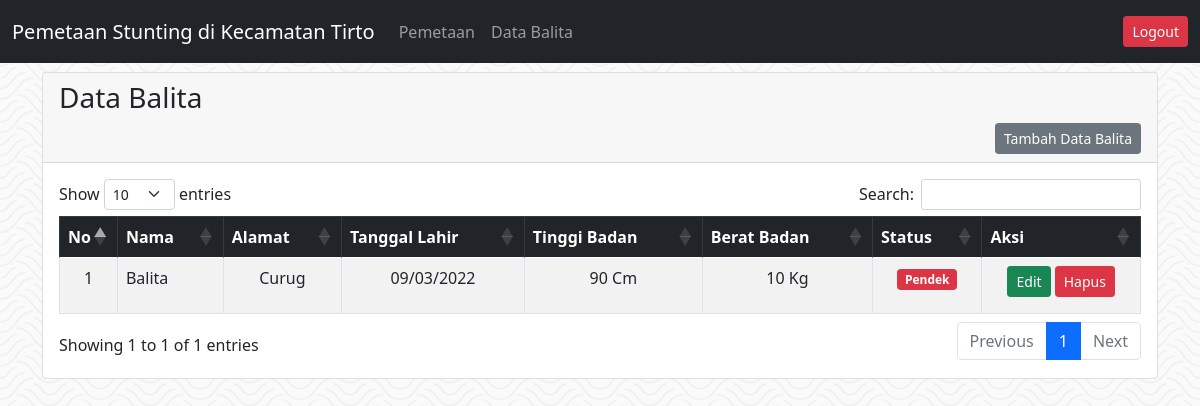
Screenshot of /data-balita/data.php (signed in) with the database file from the repository.
### tables this page shows
CREATE TABLE `tb_balita` (
  `id_balita` int(11) NOT NULL,
  `nama` varchar(50) DEFAULT NULL,
  `id_desa` int(11) DEFAULT NULL,
  `tgl_lahir` date DEFAULT NULL,
  `id_kategori` int(11) DEFAULT NULL,
  `tg_badan` varchar(100) DEFAULT NULL,
  `br_badan` varchar(50) DEFAULT NULL
);

CREATE TABLE `tb_desa` (
  `id_desa` int(11) NOT NULL,
  `nama_desa` varchar(125) DEFAULT NULL,
  `geojson` longtext DEFAULT NULL
);

### _koneksi/koneksi.php (called while the page is built, shortened)
<?php
function base_url($url = null)
{
    $base_url = "http://localhost/gis_stunting_native_new";
    if ($url != null) {
        return $base_url . "/" . $url;
    } else {
        return $base_url . "/";
    }
}
function tgl_indo($tgl)
{
    $tanggal = substr($tgl, 8, 2);
    $bulan = substr($tgl, 5, 2);
    $tahun = substr($tgl, 0, 4);
    return $tanggal . "/" . $bulan . "/" . $tahun;
}

### data-balita/data.php (the view, shortened to what this page needs)
<?php
    include_once('../_header.php');
    $sql_balita = mysqli_query($con, "SELECT tb_balita.*, tb_desa.nama_desa
                        FROM tb_balita,tb_desa
                        WHERE tb_balita.id_desa=tb_desa.id_desa
                        ORDER BY tb_balita.id_balita DESC") or die(mysqli_error($con));
?>
<div class="container">
    <div class="card">
        <div class="card-header">
            <h3>Data Balita</h3>
            <div class="d-grid gap-2 d-md-flex justify-content-md-end">
                <a href="<?= base_url('data-balita/tambah.php') ?>" class="btn btn-secondary btn-sm ">Tambah Data Balita</a>
            </div>
        </div>
        <div class="card-body">
            <table id="tabel-balita" class="table table-bordered table-responsive table-striped" style="width:100%">
                <thead class="text-center table-dark">
                    <tr>
                        <th width="15">No</th>
                        <th>Nama</th>
                        <th>Alamat</th>
                        <th>Tanggal Lahir</th>
                        <th>Tinggi Badan</th>
                        <th>Berat Badan</th>
                        <th>Status</th>
                        <th>Aksi</th>
                    </tr>
                </thead>
                <tbody>
                    <?php $i = 1;
                            while ($data = mysqli_fetch_array($sql_balita)) { ?>
                        <tr>
                            <td class="text-center"><?= $i ?></td>
                            <td><?= $data['nama'] ?></td>
                            <td class="text-center"><?= $data['nama_desa'] ?></td>
                            <td class="text-center"><?= tgl_indo($data['tgl_lahir']) ?></td>
                            <td class="text-center">
                                <?php if($data['tg_badan'] == null)  { ?>
                                    Belum di ukur
                                <?php }else{  ?>
                                    <?= $data['tg_badan'] ?> Cm
                                <?php } ?>
                            </td>
                            <td class="text-center">
                                <?php if($data['br_badan'] == null)  { ?>
                                    Belum di ukur
                                <?php }else{  ?>
                                    <?= $data['br_badan'] ?> Kg
                                <?php } ?>
                            </td>
                            <td class="text-center">
                                <?php if($data['id_kategori'] == null) { ?>
                                    <span class="text-dark"><strong>Belum diperiksa</strong></span>
                                    <?php }else{ ?>
                                    <?php if($data['id_kategori'] == 1) { ?>
                                        <span class="badge bg-danger">Sangat Pendek</span>
                                    <?php }else if($data['id_kategori'] == 2) {  ?>
                                        <span class="badge bg-danger">Pendek</span>
                                    <?php }else if($data['id_kategori'] == 3) { ?>
                                        <span class="badge bg-success">Normal</span>
                                    <?php }else if($data['id_kategori'] == 4) { ?>
                                        <span class="badge bg-success">Tinggi</span>
                                    <?php } ?>
                                <?php } ?>
                            </td>
                            <td class="text-center">
                                <a href="<?= base_url('data-balita/edit.php?id=' . $data['id_balita'] )  ?>" class="btn btn-sm btn-success mb-2">Edit</a>
                                <a href="<?= base_url('data-balita/hapus.php?id=' . $data['id_balita'] ) ?>" class="btn btn-sm btn-danger mb-2 tombol-hapus">Hapus</a>
                            </td>
                        </tr>
                    <?php $i++; } ?>
                </tbody>
            </table>
        </div>
    </div>
</div>
<?php
    include_once('../_footer.php');
?>

### _assets/navbar/navbar-top-fixed.css (style rules this page uses)
body { min-height: 75rem; padding-top: 4.5rem; }

### rows the page displays
tb_balita: nama "Balita", id_desa.nama_desa "Curug", tgl_lahir "09/03/2022", tg_badan "90", br_badan "10", shows "Pendek"
